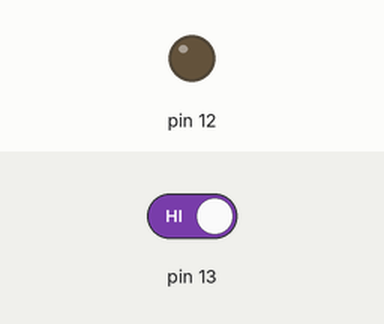
This sketch was run on a simulated Arduino Uno, built with avr-gcc and run on an emulated ATmega328P. Parts: output pins drawn as LEDs (lit = HIGH). The inputs (shaded band) are chosen by the test bench; at power-on: pin 13 HIGH.

Above: at 1.2 s.
1.3 s: pin 13 driven LOW
At 2.1 s:
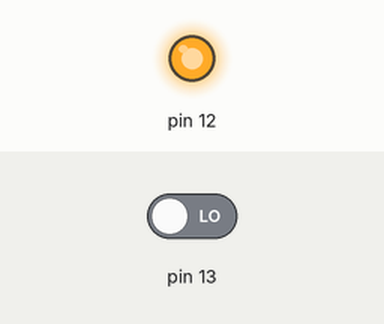
4.3 s: pin 13 driven HIGH
At 4.8 s:
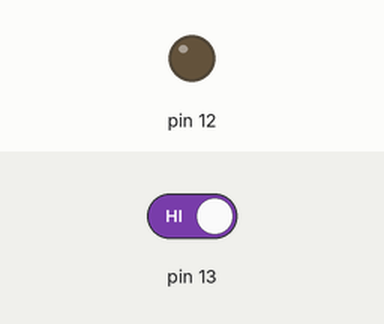
Timing chart, 0 to 7.3 s (numbered marks = the images above; inputs shaded):
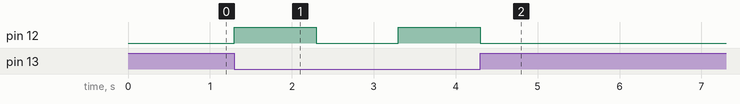

The sketch:

InputExample.ino
```cpp
// This code runs before code that runs in the loop function below
void setup() {
  // pinMode tells the arduino that the entered pin number (12) is sending data (OUTPUT)
  pinMode(12, OUTPUT);
  // We'll set up the gpio pin the button is connected to (13) for reading data (INPUT)
  pinMode(13, INPUT);
}

// This code runs repeatedly
void loop() {
  int input = digitalRead(13);

  // If the button is pressed, we'll run the blink code from the last example
  if (input == LOW) {
    //You can write HIGH or LOW to a pin
    digitalWrite(12, HIGH);
    //Pause for a thousand milliseconds (1 second)
    delay(1000);
    // Writing low onto a pin will turn send no current through the pin
    digitalWrite(12, LOW);
    //Pause for another second
    delay(1000);
  } else {
    // If the button is not pressed, we'll turn off the light
    digitalWrite(12, LOW);
  }
}
```

Measured:
- after the input at 1.3 s, pin 12: LOW → HIGH at once, → LOW 1.0 s later, → HIGH 1.0 s later
- after the input at 4.3 s, pin 12: goes on until 4.3 s, then stays LOW
